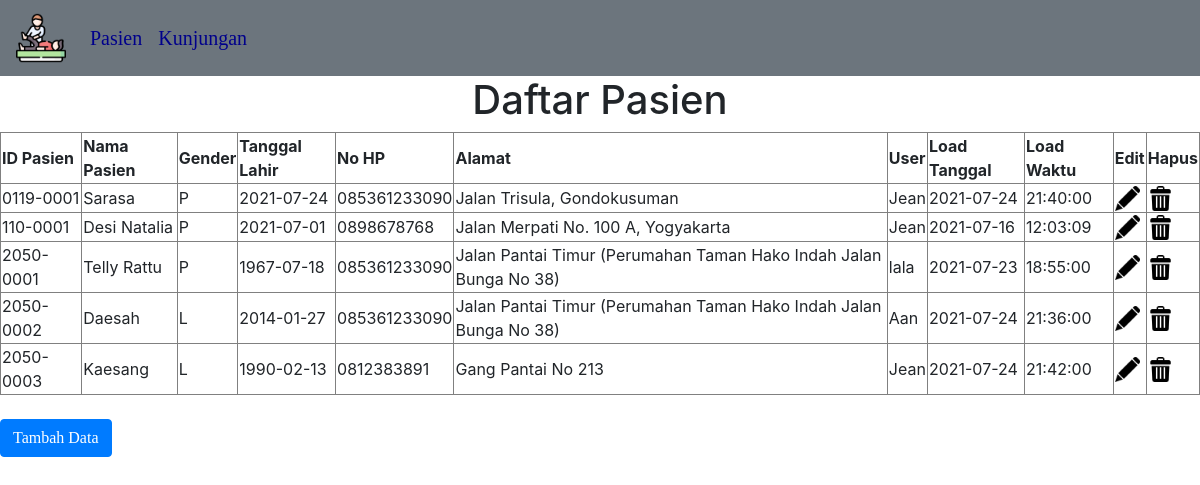
The app's page /tabelpasien.php with its own data.
### tables this page shows
CREATE TABLE `pasien` (
  `id_pasien` varchar(20) NOT NULL,
  `nama` text NOT NULL,
  `gender` enum('L','P') NOT NULL,
  `tanggal_lahir` date NOT NULL,
  `no_hp` varchar(15) NOT NULL,
  `alamat` text NOT NULL,
  `user` text NOT NULL,
  `loadtanggal` date NOT NULL,
  `loadwaktu` time NOT NULL
);

### tabelpasien.php (the view, shortened to what this page needs)
<!DOCTYPE html>
<html lang="en">
<head>
    <link rel="stylesheet" href="https://maxcdn.bootstrapcdn.com/bootstrap/4.5.2/css/bootstrap.min.css">
</head>
<body>
    <nav class="navbar navbar-expand-sm bg-secondary">
        <a class="navbar-brand" href="http://localhost/sistem/terapi/">
            <img src="1.jpg" alt="logo" style="width:50px;">
        </a>
        <ul class="navbar-nav">
            <li class="nav-item">
                <a class="nav-link" href="http://localhost/sistem/terapi/tabelpasien.php" style="font-size: 20px; font-family: Comic Sans Ms; color:darkblue">Pasien</a>
            </li>
            <li class="nav-item">
                <a class="nav-link" href="http://localhost/sistem/terapi/tabelkunjungan.php" style="font-size: 20px; font-family: Comic Sans Ms; color:darkblue">Kunjungan</a>
            </li>
        </ul>
    </nav>
    <?php
    include("conn.php");
    $sql = "SELECT * FROM pasien";
    $hasil = $conn->query($sql);
    ?>
    <h1 style=" text-align: center;">Daftar Pasien</h1>
    <?php
    if ($hasil->num_rows > 0) {
        echo "<table border=\"1\"><tr><th>ID Pasien</th><th>Nama Pasien</th><th>Gender</th><th>Tanggal Lahir</th><th>No HP</th><th>Alamat</th>
    <th>User</th><th>Load Tanggal</th><th>Load Waktu</th><th>Edit</th><th>Hapus</th></tr>";
        while ($row = $hasil->fetch_assoc()) {
            echo "<tr><td>" . $row["id_pasien"] . "</td> <td>" . $row["nama"] . "</td><td>" . $row["gender"] . "</td><td>" . $row["tanggal_lahir"] . "</td><td>" .
                $row["no_hp"] . "</td><td>" . $row["alamat"] . "</td><td>" . $row["user"] . "</td><td>" . $row["loadtanggal"] . "</td><td>" . $row["loadwaktu"] . "</td>";
            echo "<td><a href=editpasien.php?id_pasien=" . $row["id_pasien"] . ">";
            echo "<img src=\"pen.jpg\" title=\"Ubah data\" style=\"width:25px;height:25px;\"></a></td>";
            echo "<td><a href=hapuspasien.php?id_pasien=" . $row["id_pasien"] . ">";
            echo "<img src=\"trash.jpg\" title=\"Hapus Data\" style=\"width:25px;height:25px;\"></a></td></tr>";
        }
        echo "</table>";
    } else {
        echo "Data ";
    }
    ?>
    <br>
    <a type="button" class="btn btn-primary" href="http://localhost/sistem/terapi/pasientambah.php" style="font-family: Comic Sans Ms;"> Tambah Data </a>
</body>
</html>

### records on screen
pasien: id_pasien "0119-0001", nama "Sarasa", gender "P", tanggal_lahir "2021-07-24", no_hp "085361233090", alamat "Jalan Trisula, Gondokusuman", user "Jean", loadtanggal "2021-07-24", loadwaktu "21:40:00"
pasien: id_pasien "110-0001", nama "Desi Natalia", gender "P", tanggal_lahir "2021-07-01", no_hp "0898678768", alamat "Jalan Merpati No. 100 A, Yogyakarta", user "Jean", loadtanggal "2021-07-16", loadwaktu "12:03:09"
pasien: id_pasien "2050-0001", nama "Telly Rattu", gender "P", tanggal_lahir "1967-07-18", no_hp "085361233090", alamat "Jalan Pantai Timur (Perumahan Taman Hako Indah Jalan Bunga No 38)", user "lala", loadtanggal "2021-07-23", loadwaktu "18:55:00"
pasien: id_pasien "2050-0002", nama "Daesah", gender "L", tanggal_lahir "2014-01-27", no_hp "085361233090", alamat "Jalan Pantai Timur (Perumahan Taman Hako Indah Jalan Bunga No 38)", user "Aan", loadtanggal "2021-07-24", loadwaktu "21:36:00"
pasien: id_pasien "2050-0003", nama "Kaesang", gender "L", tanggal_lahir "1990-02-13", no_hp "0812383891", alamat "Gang Pantai No 213", user "Jean", loadtanggal "2021-07-24", loadwaktu "21:42:00"
